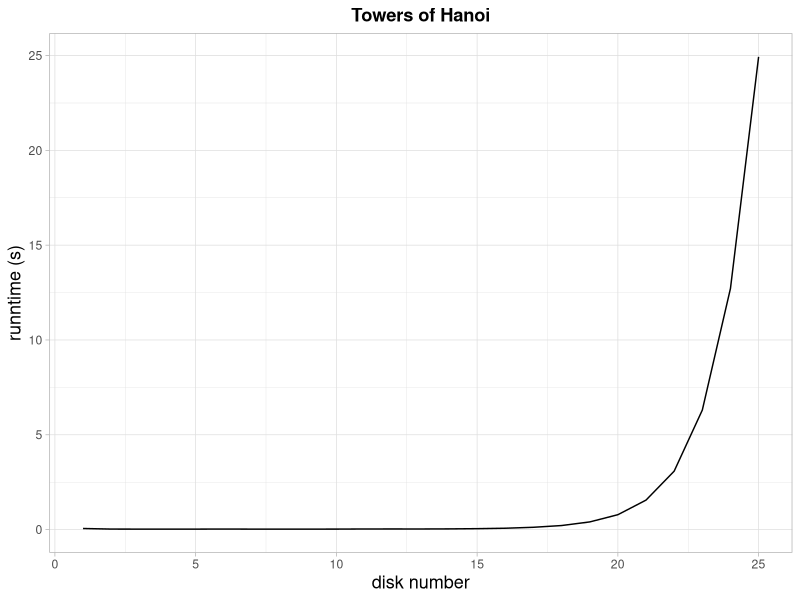

This chart was generated by the following R code:
library(ggplot2)
library(gridExtra)

hanoi_data <- read.csv("Hanoi.csv", header = TRUE, sep = ",")


hanoi <- ggplot(data = hanoi_data, 
                    aes(x = hanoi_data$Disks, 
                        y = hanoi_data$Runntime))
hanoi <- hanoi + 
  geom_line() + 
  theme_light() + 
  labs(title = "Towers of Hanoi", 
       x = "disk number",
       y = "runntime (s)") +
  theme(plot.title = element_text(hjust = 0.5, face = "bold"), 
        plot.subtitle = element_text(hjust = 0.5, size = 13),
        axis.title.x = element_text(size = 13), axis.title.y = element_text(size = 13), 
        legend.position = "bottom") 
hanoi
